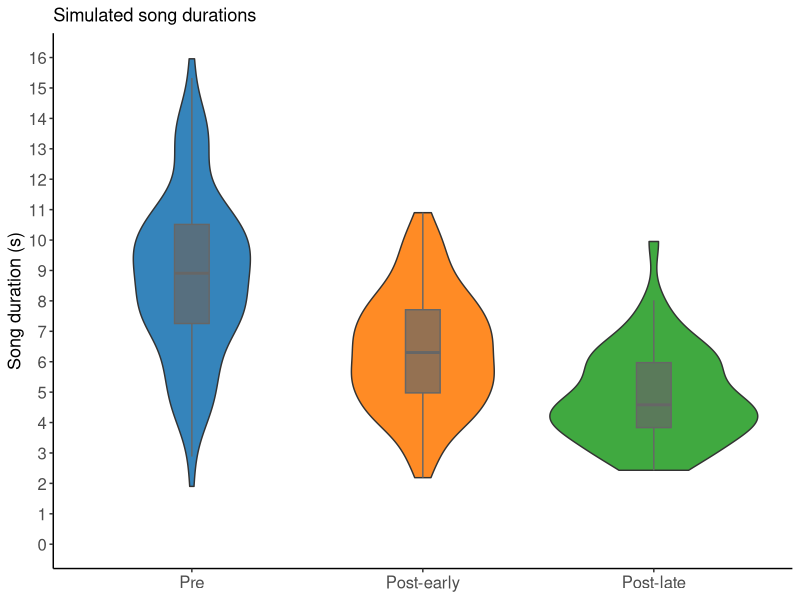
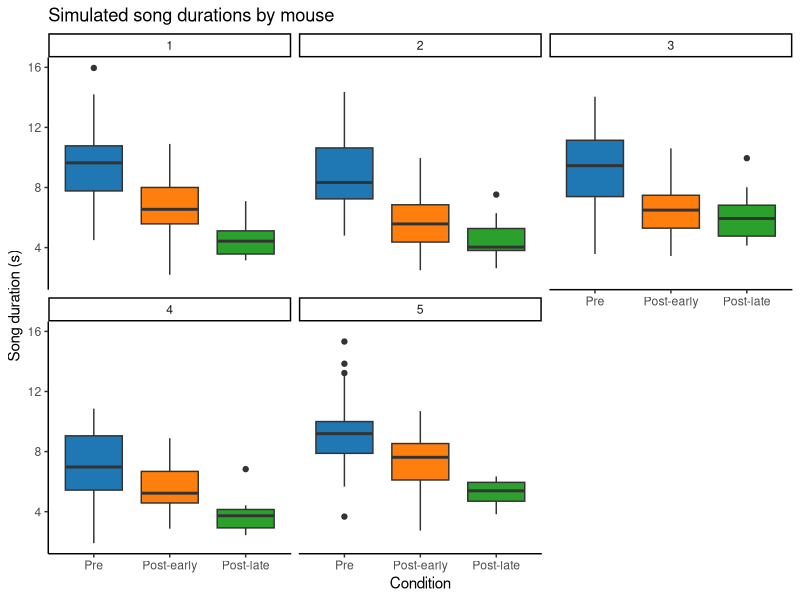

Write the R code that produced these figures, in order.
library(tidyverse)


set.seed(123)



# Parameters from Figure 7
parameters <- tibble(
  condition = c("Pre", "Post-early", "Post-late"),
  n_songs = c(157, 153, 54),
  mean_duration = c(8.37, 6.22, 4.64),
  sem_duration = c(0.20, 0.15, 0.20)
)

# Convert SEM to SD
parameters <- parameters %>%
  mutate(
    sd_duration = sem_duration * sqrt(n_songs)
  )

# Simulate individual song durations
sim_data <- parameters %>%
  uncount(n_songs) %>%
  group_by(condition) %>%
  mutate(
    song_id = row_number(),
    duration = rnorm(
      n(),
      mean = first(mean_duration),
      sd = first(sd_duration)
    )
  ) %>%
  ungroup() %>%
  filter(duration > 0)

head(sim_data)
# Simulate baseline differences between mice
mouse_effects <- tibble(
  mouse = 1:5,
  mouse_effect = rnorm(5, mean = 0, sd = 0.15)
)

sim_data_mice <- sim_data %>%
  mutate(
    mouse = sample(1:5, n(), replace = TRUE)
  ) %>%
  left_join(mouse_effects, by = "mouse") %>%
  mutate(
    duration = duration * exp(mouse_effect)
  )


# Plot simulated song durations ----

sim_data_mice <- sim_data_mice %>%
  mutate(
    condition = factor(
      condition,
      levels = c("Pre", "Post-early", "Post-late")
    )
  )


#violin plot of simulated mouse data (pseudobulked)
ggplot(sim_data_mice,
       aes(x = condition, y = duration, fill = condition)) +
  geom_violin(trim = TRUE, alpha = 0.9) +
  geom_boxplot(
    width = 0.15,
    fill = "grey40",
    color = "grey40",
    alpha = 0.7,
    outlier.shape = NA
  ) +
  scale_fill_manual(values = c(
    "Pre" = "#1f77b4",
    "Post-early" = "#ff7f0e",
    "Post-late" = "#2ca02c"
  )) +
  labs(
    x = NULL,
    y = "Song duration (s)",
    title = "Simulated song durations"
  ) +
  scale_y_continuous(breaks = seq(0, 16, by = 1)) +
  coord_cartesian(ylim = c(0, 16)) +
  theme_classic() +
  theme(
    legend.position = "none",
    axis.text = element_text(size = 12),
    axis.title = element_text(size = 13)
  )

#box plots of individual mice for within-subjects comparisons
ggplot(sim_data_mice,
       aes(x = condition, y = duration, fill = condition)) +
  geom_boxplot() +
  facet_wrap(~ mouse) +
  scale_fill_manual(values = c(
    "Pre" = "#1f77b4",
    "Post-early" = "#ff7f0e",
    "Post-late" = "#2ca02c"
  )) +
  labs(
    x = "Condition",
    y = "Song duration (s)",
    title = "Simulated song durations by mouse"
  ) +
  theme_classic() +
  theme(legend.position = "none")
